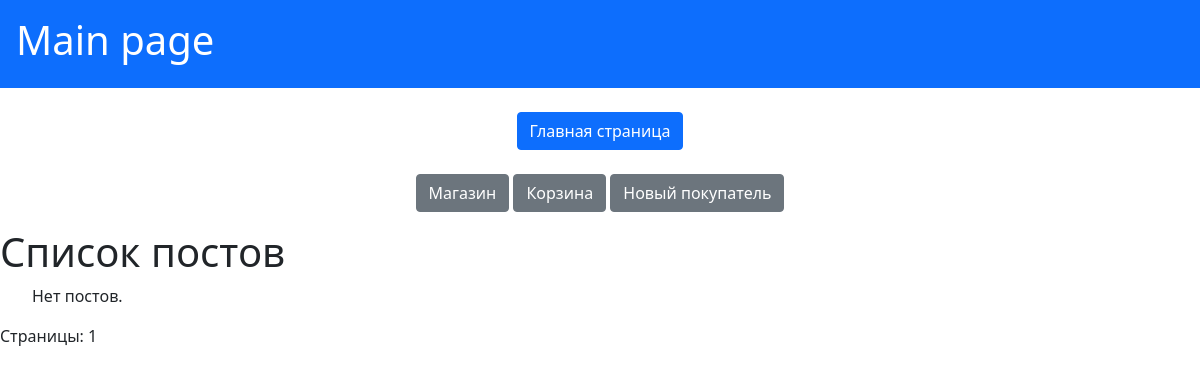
The app's page /pagi/, older data.
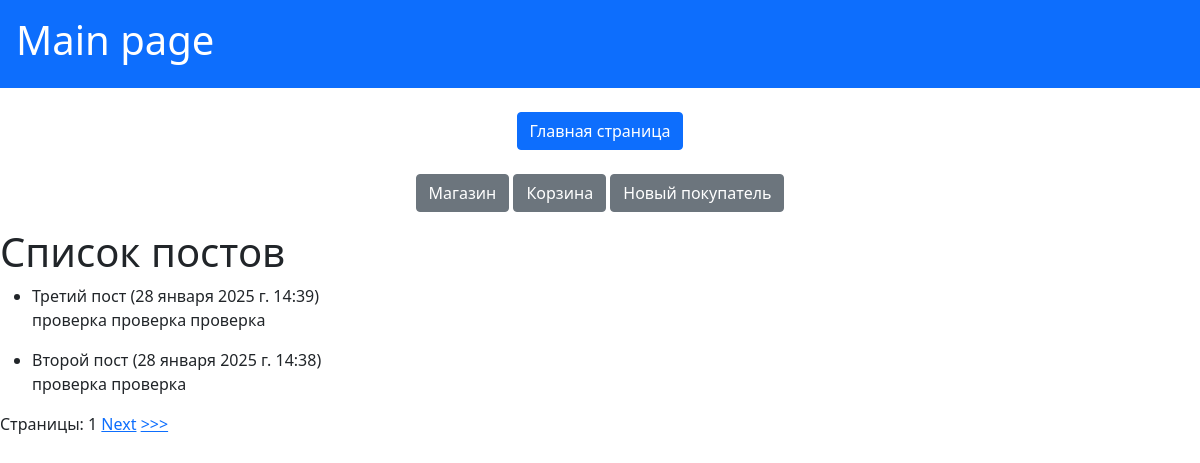
The same page, newer data.
### paginator/models.py (models this page shows, shortened)
class Post(models.Model):
    title = models.CharField(max_length=100, verbose_name='Заголовок')
    content = models.TextField(verbose_name='Текст')
    created_at = models.DateTimeField(auto_now_add=True, verbose_name='Дата создания')
    updated_at = models.DateTimeField(auto_now=True, verbose_name='Дата обновления')
    class Meta:
        verbose_name = 'Пост'
        verbose_name_plural = 'Посты'

### paginator/views.py (the view)
# urls.py: path('', index, name='index'),
def index(request):
    posts = Post.objects.all().order_by('-created_at')
    paginator = Paginator(posts, 2)
    page_number = request.GET.get('page')
    try:
        page_posts = paginator.get_page(page_number)
    except PageNotAnInteger:
        page_posts = paginator.page(1)
    except EmptyPage:
        page_posts = paginator.page(paginator.num_pages)
    return render(request, 'paginator_tpl/index.html', {'page_posts': page_posts})

### templates/paginator_tpl/index.html (shortened to what this page needs)
{% extends 'paginator_tpl/base.html' %}
{% block content %}
    <h1>Список постов</h1>
    <ul>
        {% for post in page_posts %}
            <li>
                {{ post.title }} ({{ post.created_at }})
                <p>{{ post.content }}</p>
            </li>
        {% empty %}
            <p>Нет постов.</p>
        {% endfor %}
    </ul>
    <div class="pagination">
        <p>Страницы:
            {{ page_posts.number }} {{ paginator.num_pages }}
            {% if page_posts.has_next %}
                <a href="?page={{ page_posts.next_page_number }}">Next</a>
                <a href="?page={{ paginator.num_pages }}">>>></a>
            {% endif %}
        </p>
    </div>
{% endblock %}

### templates/paginator_tpl/base.html (shortened to what this page needs)
<!doctype html>
<html lang="en">
<head>
  <link rel="stylesheet" href="https://stackpath.bootstrapcdn.com/bootstrap/5.0.0-alpha1/css/bootstrap.min.css"
>
</head>
<body>
  <header>
    <nav class="navar">
        <div class="p-3 mb-2 bg-primary text-white">
            <h1>
              {% block pagename %}Main page{% endblock pagename %}
            </h1>
        </div>
    </nav>
  </header>
  <main>
    {% block menu %}
    <section class="py-1 text-center container">
      <div class="row py-lg-1">
      <div class="col-lg-6 col-md-8 mx-auto">
        <a href="\task1/" class="btn btn-primary my-2">Главная страница</a>
      </div>
      </div>
        <div class="row py-lg-1">
        <div class="col-lg-6 col-md-8 mx-auto">
            <a href="\task1/shop/" class="btn btn-secondary my-2">Магазин</a>
            <a href="\task1/basket/" class="btn btn-secondary my-2">Корзина</a>
            <a href="\task1/sign/" class="btn btn-secondary my-2">Новый покупатель</a>
        </div>
      </div>
    </section>
    {% endblock menu %}
    {% block content %}
    {% endblock content %}
  </main>
  <footer class="text-muted py-5">
  </footer>
</body>
</html>

Row changes from the older to the newer data that the page shows:
added Post: title "Третий пост", created_at "28 января 2025 г. 14:39", content "проверка проверка проверка"
added Post: title "Второй пост", created_at "28 января 2025 г. 14:38", content "проверка проверка"
Text that changed along with them:
text no longer shown: "Нет постов."
text now shown: "Next >>>"
